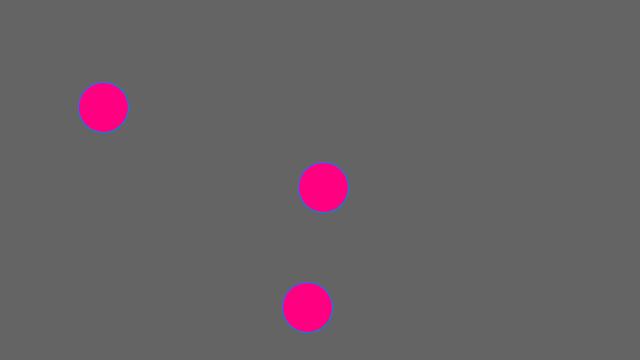
Frame 1 (no input)
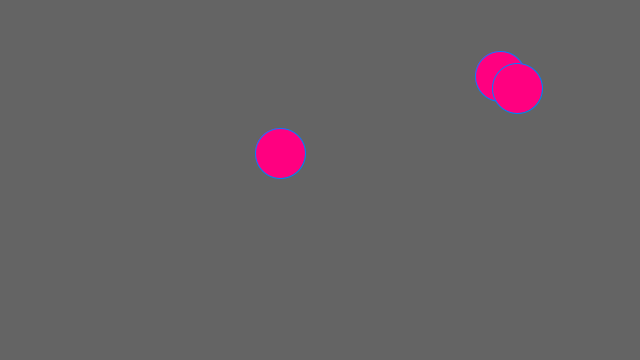
Frame 60 (the mouse pressed at the canvas centre just before this capture)
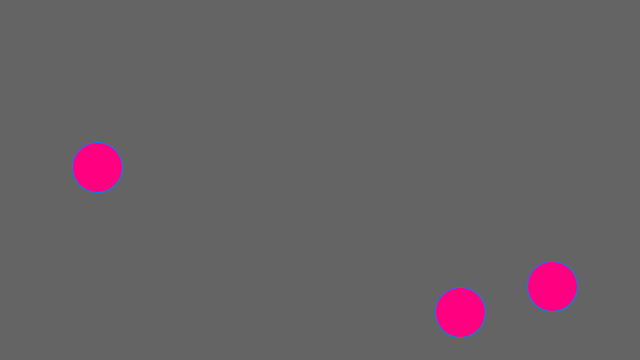
Frame 120 (the mouse held since frame 60 and released just before this capture)

The Processing sketch that drew these frames (run headless with seeded random() and noise(); from frame 60 on, the mouse is pressed at the canvas centre):

// Processing sketch: ObjectDemo
// ── ObjectDemo.pde
Ball b1;
Ball b2;
Ball b3;

void setup() {
  size(640, 360);
  b1 = new Ball();
  b2 = new Ball(100, 100);
  b3 = new Ball(300, 300, 7, 7);
}

void draw() {
  background(100);
  
  // methods --> abstractions for more complex functionality
  b1.update();
  b1.display();
  
  b2.update();
  b2.display();
  
  b3.update();
  b3.display();
}

// ── Ball.pde
class Ball {
  // instance variables --> data for an object
  float x;
  float y;
  float xSpeed;
  float ySpeed;
  // constructor --> method to create (instantiate) an object
  Ball() {
    x = width / 2;
    y = height / 2;
    xSpeed = 3;
    ySpeed = 7;
  }
  Ball(int tempX) {
    x = tempX;
    y = height / 2;
    xSpeed = 3;
    ySpeed = 7;
  }
  Ball(int tempX, int tempY) {
    x = tempX;
    y = tempY;
    xSpeed = 3;
    ySpeed = 7;
  }
  Ball(int tempX, int tempY, int tempXSpeed, int tempYSpeed) {
    x = tempX;
    y = tempY;
    xSpeed = tempXSpeed;
    ySpeed = tempYSpeed;
  }
  void update() {
    x += xSpeed;
    y += ySpeed;

    if (x < 25) {
      x = 25;
      xSpeed *= -1;
    } else if (x > width - 25) {
      x = width - 25;
      xSpeed *= -1;
    }

    if (y < 25) {
      y = 25;
      ySpeed *= -1;
    } else if (y > height - 25) {
      y = height - 25;
      ySpeed *= -1;
    }
  }

  void display() {
    fill(255, 0, 128);
    stroke(0, 128, 255);
    ellipse(x, y, 50, 50);
  }
}
